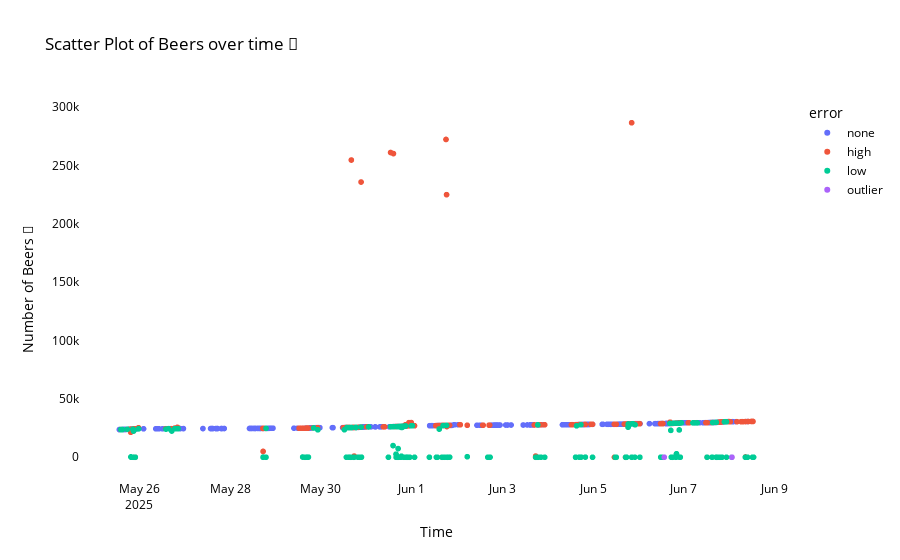

Source (notebook cell):
### Code cell
plot_beer_counts(chat_df, color='error')

### Figure 1 — Plotly figure (JSON) as saved in the notebook; plotly's stock layout.template omitted (floating-point values rounded to 4 significant figures; data arrays with more than 128 entries replaced by an {"elided": "..."} marker saying what was removed)
{"data": [{"customdata": {"elided": "899x1 str values"}, "hovertemplate": "error=none<br>datetime=%{x}<br>🍻=%{y}<br>message=%{customdata[0]}<extra></extra>", "legendgroup": "none", "marker": {"color": "#636efa", "symbol": "circle"}, "mode": "markers", "name": "none", "showlegend": true, "type": "scattergl", "x": {"elided": "899 str values"}, "xaxis": "x", "y": {"elided": "899 int values"}, "yaxis": "y"}, {"customdata": {"elided": "315x1 str values"}, "hovertemplate": "error=high<br>datetime=%{x}<br>🍻=%{y}<br>message=%{customdata[0]}<extra></extra>", "legendgroup": "high", "marker": {"color": "#EF553B", "symbol": "circle"}, "mode": "markers", "name": "high", "showlegend": true, "type": "scattergl", "x": {"elided": "315 str values"}, "xaxis": "x", "y": {"elided": "315 int values"}, "yaxis": "y"}, {"customdata": {"elided": "195x1 str values"}, "hovertemplate": "error=low<br>datetime=%{x}<br>🍻=%{y}<br>message=%{customdata[0]}<extra></extra>", "legendgroup": "low", "marker": {"color": "#00cc96", "symbol": "circle"}, "mode": "markers", "name": "low", "showlegend": true, "type": "scattergl", "x": {"elided": "195 str values"}, "xaxis": "x", "y": {"elided": "195 int values"}, "yaxis": "y"}, {"customdata": [["28,894"], ["I’m 30 and contributing, you’ve got a good few years left in you shagger <This message was edited>"]], "hovertemplate": "error=outlier<br>datetime=%{x}<br>🍻=%{y}<br>message=%{customdata[0]}<extra></extra>", "legendgroup": "outlier", "marker": {"color": "#ab63fa", "symbol": "circle"}, "mode": "markers", "name": "outlier", "showlegend": true, "type": "scattergl", "x": ["2025-06-06T13:39:00", "2025-06-08T01:28:00"], "xaxis": "x", "y": [28, 30], "yaxis": "y"}], "layout": {"font": {"color": "black"}, "legend": {"title": {"text": "error"}, "tracegroupgap": 0}, "paper_bgcolor": "white", "plot_bgcolor": "white", "title": {"text": "Scatter Plot of Beers over time 🍻"}, "xaxis": {"anchor": "y", "domain": [0, 1], "title": {"text": "Time"}}, "yaxis": {"anchor": "x", "domain": [0, 1], "title": {"text": "Number of Beers 🍻"}}}}
